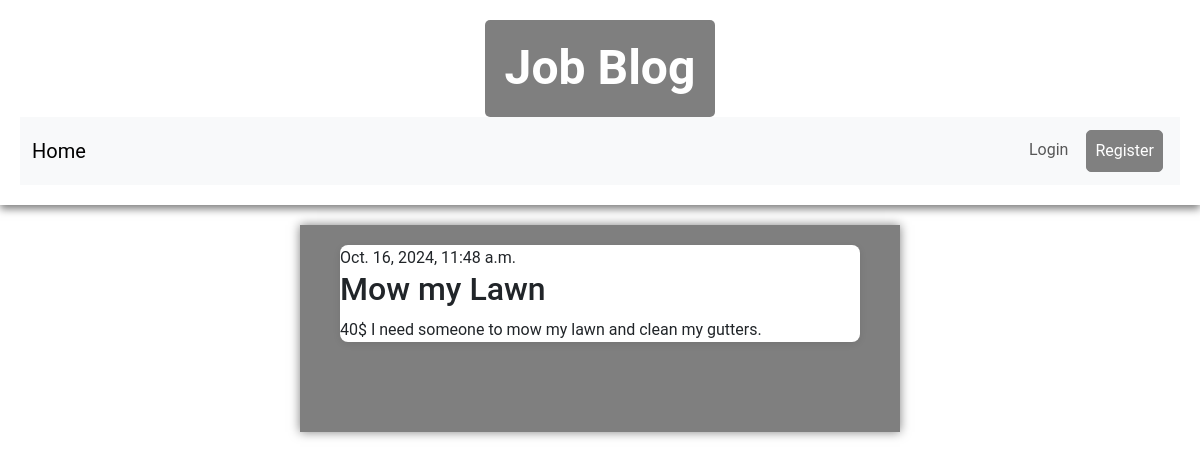
Screenshot of /post/3/ with the database file from the repository.
### blog/models.py (models this page shows, shortened)
class Post(models.Model):
    author = models.ForeignKey(User, on_delete=models.CASCADE)
    title = models.CharField(max_length=200)
    text = models.TextField()
    created_date = models.DateTimeField(default=timezone.now)
    published_date = models.DateTimeField(blank=True, null=True)

### blog/views.py (the view)
# urls.py: path('post/<int:pk>/', views.post_detail, name='post_detail'),
def post_detail(request, pk):
    post = get_object_or_404(Post, pk=pk)
    return render(request, 'blog/post_detail.html', {'post': post})

### blog/templates/blog/post_detail.html (shortened to what this page needs)
{% extends 'blog/base.html' %}
{% block content %}
    <div class="wrapper">
        <article class="post">
            {% if post.published_date %}
                <time class="date">
                    {{ post.published_date }}
                </time>
            {% endif %}
            <h2>{{ post.title }}</h2>
            <p>{{ post.text|linebreaksbr }}</p>
        </article>
    </div>
{% endblock %}

### blog/static/css/jobblog.css (style rules this page uses)
body { font-family: 'Roboto', sans-serif; background-image: url('https://www.whiteheadassoc.com/wp-content/uploads/2018/09/iStock-998993038.jpg'); background-size: cover; background-repeat: no-repeat; background-attachment: fixed; margin: 0; line-height: 1.6; }
.wrapper { max-width: 600px; margin: 0 auto; background-color: rgba(0, 0, 0, 0.5); padding: 20px 40px; box-shadow: 0 0 10px rgba(0, 0, 0, 0.5); }
.post { margin-bottom: 70px; background-color: #ffffff; border-radius: 8px; box-shadow: 0 2px 10px rgba(0, 0, 0, 0.1); }

### rows the page displays
Post: published_date "Oct. 16, 2024, 11:48 a.m.", title "Mow my Lawn", text "40$ I need someone to mow my lawn and clean my gutters."
